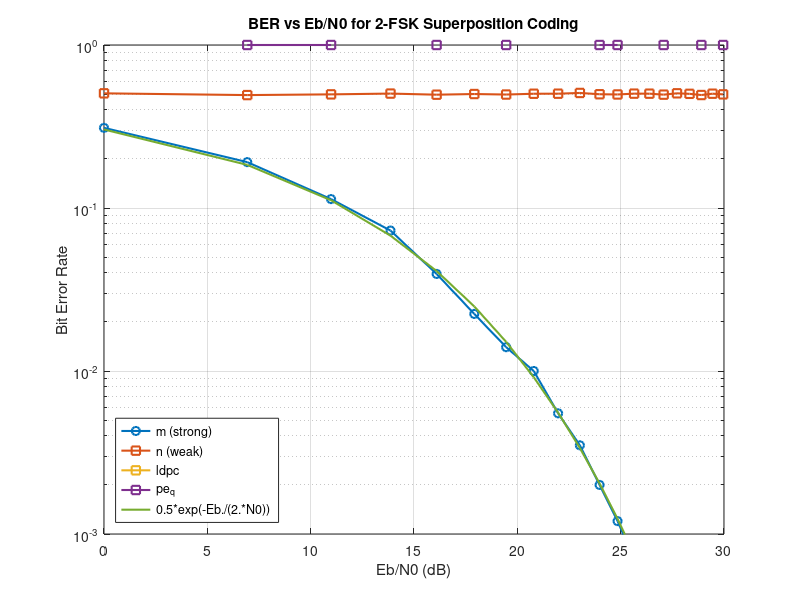

Write the MATLAB code that produced this figure. (Note: this script raises an error after producing the figure.)
% 2-FSK Superposition Coding Simulation
clear; close all; clc;
% ------------ parameters ------------
Nbits = 1e4;
Tb     = 1;               % bit duration (s)
Fs     = 1e3;           % sampling freq (Hz) – must exceed 2*(f_c + f1_bb)
Ns     = Fs * Tb;         % samples/bit
t      = (0:Ns-1)/Fs;     % time vector
% baseband tone offsets
delta_f = 10;
% carrier
fc     = 100;            % e.g. 100 Hz carrier
% passband FSK tones
f0 = fc - delta_f;
f1 = fc + delta_f;
% regenerate your basis waveforms
% s0 = cos(2*pi*f0*t);
% s1 = cos(2*pi*f1*t);
% ------------ rest of your simulation follows unchanged ------------
function Pe = get_Pe(L, p, R)
    C = 1 + p .* log2(p) + (1 - p) .* log2(1 - p);
    z = sqrt( L / (p * (1 - p)) ) * (C - R) / log2( (1 - p) / p );
    Pe = qfunc(z);
end
function PER = simulate_LDPC_PER(berVec, numFrames, maxIt)
% simulate_LDPC_PER  Monte Carlo–simulate PER vs. BER for an LDPC code
%                    using ldpcEncode/ldpcDecode.  Handles both cases
%                    where ldpcDecode returns [n×1] or [k×1].
%
%   PER = simulate_LDPC_PER(berVec, numFrames, maxIt) returns a vector PER
%   (same size as berVec).  For each BER in berVec:
%     1) Build a rate-½ DVB-S.2 LDPC code (H from dvbs2ldpc).
%     2) For numFrames random messages:
%          a) Encode with ldpcEncode(msgBits, encCfg).
%          b) Send through a BSC (flip each bit w.p. = BER).
%          c) Form LLRs and call ldpcDecode(LLRin, decCfg, maxIt).
%          d) If ldpcDecode returns an [n×1] vector, take its last k bits.
%             If it returns a [k×1] vector, use it directly.
%          e) Compare to original msgBits to determine packet‐error.
%     3) Return PER(idx) = (# errored packets) / numFrames.
%
%   Inputs:
%     - berVec    : vector of bit‐error‐rates to test, e.g. [1e-4, 1e-3, 1e-2]
%     - numFrames : # of LDPC codewords (frames) to simulate per BER
%     - maxIt     : max # of belief-prop rounds for ldpcDecode
%
%   Output:
%     - PER       : same size as berVec, giving packet‐error‐rate at each BER
%
%   Example:
%     berVec    = [1e-4, 5e-4, 1e-3, 5e-3];
%     numFrames = 2000;
%     maxIt     = 50;
%     PER = simulate_LDPC_PER(berVec, numFrames, maxIt);
%     semilogx(berVec, PER, '-o');
%     xlabel('BER'); ylabel('PER'); grid on;
%     title('Rate-½ DVB-S.2 LDPC: PER vs. BER');
    %----------------------------------------------------------------------
    % 1) Build the DVB-S.2 rate-½ LDPC code's parity-check matrix H
    %----------------------------------------------------------------------
    H     = dvbs2ldpc(1/4);          % m × n parity-check matrix
    encCfg = ldpcEncoderConfig(H);   % encoder configuration
    decCfg = ldpcDecoderConfig(H);   % decoder configuration
    % Instead of querying encCfg, compute (n, k) from H:
    [m, n] = size(H);
    k      = n - m;                  % number of information bits
    % Preallocate output
    PER = zeros(size(berVec));
    %----------------------------------------------------------------------
    % 2) Loop over each BER value in berVec
    %----------------------------------------------------------------------
    for idx = 1 : numel(berVec)
        p = berVec(idx);
        % Precompute the LLR magnitude for a BSC of crossover p:
        %   LLR_mag = log((1 - p)/p).  Then for a received hard bit r∈{0,1}:
        %     r == 0 → LLR = +LLR_mag
        %     r == 1 → LLR = –LLR_mag
        LLR_mag = log((1 - p)/p);
        numErrPackets = 0;
        for frameIdx = 1 : numFrames
            %--------------------------------------------------------------
            % 2a) Generate one random k-bit message
            %--------------------------------------------------------------
            msgBits = randi([0 1], k, 1);  % column vector in {0,1}^k
            %--------------------------------------------------------------
            % 2b) LDPC-encode: cw is an n×1 codeword
            %     Use signature: ldpcEncode(msgBits, encCfg)
            %--------------------------------------------------------------
            cw = ldpcEncode(msgBits, encCfg);  % cw ∈ {0,1}^n ×1
            %--------------------------------------------------------------
            % 2c) Simulate a BSC: flip each bit with probability p
            %--------------------------------------------------------------
            flips = (rand(n, 1) < p);   % logical mask of which bits flip
            rxHard = xor(cw, flips);    % received hard bits ∈ {0,1}^n
            %--------------------------------------------------------------
            % 2d) Convert hard bits → LLR vector LLRin (n×1 real)
            %     If rxHard(i)==0 → +LLR_mag, else → –LLR_mag
            %--------------------------------------------------------------
            LLRin = (1 - 2*double(rxHard)) * LLR_mag;
            %--------------------------------------------------------------
            % 2e) Decode: call ldpcDecode(LLRin, decCfg, maxIt)
            %     Many MATLAB versions return a [n×1] decoded codeword or a [k×1] info only.
            %--------------------------------------------------------------
            decodedBitsOrLLR = ldpcDecode(LLRin, decCfg, maxIt);
            %--------------------------------------------------------------
            % 2f) Determine which length we got and extract k-bit info:
            %    • If length(decodedBitsOrLLR)==n → it's the full codeword bits (0/1).
            %      Take last k positions as info.
            %    • If length(decodedBitsOrLLR)==k → it's already just the info bits.
            %
            lenOut = numel(decodedBitsOrLLR);
            if lenOut == n
                % Full n-bit codeword was returned
                estInfoBits = decodedBitsOrLLR(n - k + 1 : n);
            elseif lenOut == k
                % Only the k-bit information was returned
                estInfoBits = decodedBitsOrLLR;
            else
                error("ldpcDecode returned length %d; expected either %d or %d.", ...
                      lenOut, n, k);
            end
            %--------------------------------------------------------------
            % 2g) Compare estInfoBits (k×1) to original msgBits (k×1)
            %     Any mismatch → packet error.
            %--------------------------------------------------------------
            if any(estInfoBits ~= msgBits)
                numErrPackets = numErrPackets + 1;
            end
        end
        % Compute PER at this BER
        PER(idx) = numErrPackets / numFrames;
        fprintf('BER = %.2e  →  PER = %.2e  (%d / %d errors)\n', ...
                p, PER(idx), numErrPackets, numFrames);
    end
end
% Power‐allocation factor (0 < alpha < 0.5)
alpha = 0.0;            
% Eb/N0 range (dB) and storage for BER
Eb = .1:.1:2;
N0 = .1;
EbN0_arr = Eb./N0;
BER_m   = zeros(size(EbN0_arr));
BER_n   = zeros(size(EbN0_arr));
llr_all = zeros(size(EbN0_arr));
Pe = zeros(size(EbN0_arr));
Pe_q = zeros(size(EbN0_arr));
thr_pos = 0;
thr_neg = 0;
% Loop over SNR points
for idx = 1:length(EbN0_arr)
    EbN0 = EbN0_arr(idx);
    
    % Amplitude weights as per your formula
    a = sqrt(1-alpha);    % weight for m
    b = sqrt(alpha);        % weight for n
    
    % Precompute decision thresholds 
    thr_pos = (log(((1-alpha)*EbN0 + 1)/(alpha*EbN0 + 1)) + log(1+EbN0))/2;
    thr_neg = (log((alpha*EbN0 + 1)/((1-alpha)*EbN0 + 1)) - log(1+EbN0))/2;
    
    errors_m = 0;
    errors_n = 0;
    
    for k = 1:Nbits
        % draw bits
        m = rand > 0.5;
        n = rand > 0.5;
        
        phase = rand*pi/2;
        s0 = sqrt(2*Eb(idx))*cos(2*pi*f0*t + phase);
        s1 = sqrt(2*Eb(idx))*cos(2*pi*f1*t + phase);
        % select FSK tone for each
        sm = (m==0)*s0 + (m~=0)*s1;
        sn = (n==0)*s0 + (n~=0)*s1;
        
        % superimposed transmit waveform
        tx = a*sm + b*sn;
        
        % AWGN
        % noise = sqrt(noiseVar) * randn(1, Ns);
            % Noise variance per sample
        sigma = sqrt(N0*Fs/2);
        noise = sigma * randn(1, Ns);
        r     = tx + noise;
        
        % energy measurements via correlator
        E0 = (sum(r .* cos(2*pi*(fc-delta_f)*t)))^2 + (sum(r .* sin(2*pi*(fc-delta_f)*t)))^2;
        E1 = (sum(r .* cos(2*pi*(fc+delta_f)*t)))^2 + (sum(r .* sin(2*pi*(fc+delta_f)*t)))^2;
        d  = log(E1/E0);
        llr_all(k) = d;
        
        % decode m
        m_hat = d > 0;
        errors_m = errors_m + (m_hat ~= m);
        
        % decode n using your thresholds
        if d > 0
            if d > thr_pos
                n_hat = 1;
            else
                n_hat = 0;
            end
        else
            if d < thr_neg
                n_hat = 0;
            else
                n_hat = 1;
            end
        end
        errors_n = errors_n + (n_hat ~= n);
    end
    
    BER_m(idx) = errors_m/Nbits;
    BER_n(idx) = errors_n/Nbits;
    R = 1/4;
    L = 256/R;
    Pe_q(idx) = get_Pe(L, BER_n(idx), R);
    % Pe(idx)  = simulate_LDPC_PER(BER_n(idx), 1000, 25);
    
    fprintf('Eb/N0 = %2d dB: BER_m = %.2e, BER_n = %.2e, Pe_n = %2e, Pe_q = %2e\n', ...
            10.*log10(EbN0_arr(idx)), BER_m(idx), BER_n(idx), Pe(idx), Pe_q(idx));
end
% Plot results
figure;
semilogy(10.*log(EbN0_arr), BER_m, 'o-','LineWidth',1.5); hold on;
semilogy(10.*log(EbN0_arr), BER_n, 's-','LineWidth',1.5);
semilogy(10.*log(EbN0_arr), Pe, 's-','LineWidth',1.5)
semilogy(10.*log(EbN0_arr), Pe_q, 's-','LineWidth',1.5)
semilogy(10.*log(EbN0_arr), 0.5*exp(-Eb./(2.*N0)), '-','LineWidth',1.5)
grid on;
xlabel('Eb/N0 (dB)');
ylabel('Bit Error Rate');
ylim([1e-3 1])
legend('m (strong)','n (weak)', 'ldpc', 'pe_q','0.5*exp(-Eb./(2.*N0))','Location','southwest');
title('BER vs Eb/N0 for 2-FSK Superposition Coding');
figure;
histogram(llr_all, 100);
% plot( llr_all,1:Nbits, '.');
grid on;
xlabel('LLR = ln(E_1/E_0)');
ylabel('Count');
title(sprintf('LLR Histogram at \\itE_b/N_0 = %d dB', 10.*log10(EbN0_arr(idx))));
xline(thr_pos, 'r--', 'LineWidth',1.5, 'Label','Pos. thres.','LabelHorizontalAlignment','right');
xline(thr_neg, 'r--', 'LineWidth',1.5, 'Label','Neg. thres.','LabelHorizontalAlignment','left');
